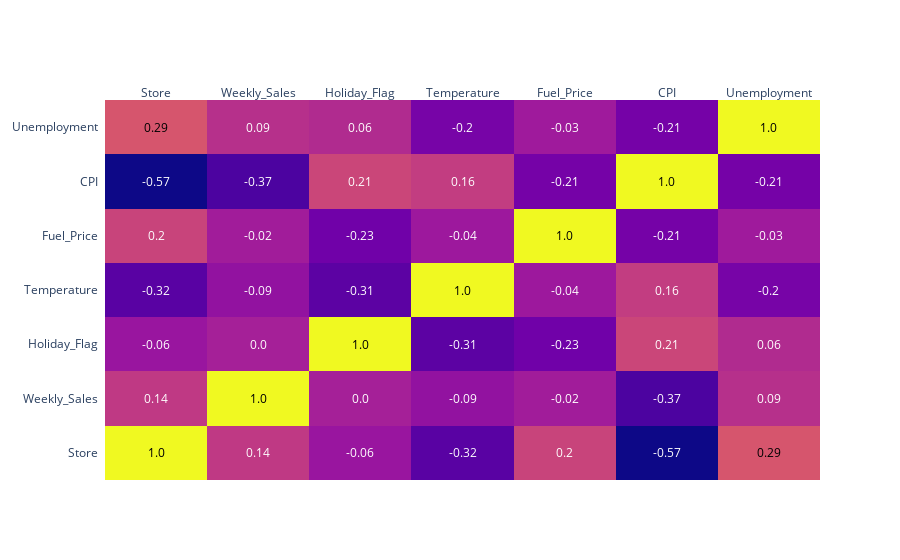

Here is the notebook cell this chart was saved with:
### Markdown cell above
On a bien réussi a enlever les outliers, selon leur définition.

### Code cell
# Correlation matrix
corr_matrix = data.corr().round(2)

import plotly.figure_factory as ff

fig = ff.create_annotated_heatmap(corr_matrix.values,
                                  x = corr_matrix.columns.tolist(),
                                  y = corr_matrix.index.tolist())


fig.show()

### Figure 1 — Plotly figure (JSON) as saved in the notebook; plotly's stock layout.template omitted (floating-point values rounded to 4 significant figures)
{"data": [{"colorscale": [[0, "#0d0887"], [0.1111, "#46039f"], [0.2222, "#7201a8"], [0.3333, "#9c179e"], [0.4444, "#bd3786"], [0.5556, "#d8576b"], [0.6667, "#ed7953"], [0.7778, "#fb9f3a"], [0.8889, "#fdca26"], [1, "#f0f921"]], "reversescale": false, "showscale": false, "type": "heatmap", "x": ["Store", "Weekly_Sales", "Holiday_Flag", "Temperature", "Fuel_Price", "CPI", "Unemployment"], "y": ["Store", "Weekly_Sales", "Holiday_Flag", "Temperature", "Fuel_Price", "CPI", "Unemployment"], "z": [[1, 0.14, -0.06, -0.32, 0.2, -0.57, 0.29], [0.14, 1, 0, -0.09, -0.02, -0.37, 0.09], [-0.06, 0, 1, -0.31, -0.23, 0.21, 0.06], [-0.32, -0.09, -0.31, 1, -0.04, 0.16, -0.2], [0.2, -0.02, -0.23, -0.04, 1, -0.21, -0.03], [-0.57, -0.37, 0.21, 0.16, -0.21, 1, -0.21], [0.29, 0.09, 0.06, -0.2, -0.03, -0.21, 1]]}], "layout": {"annotations": [{"font": {"color": "#000000"}, "showarrow": false, "text": "1.0", "x": "Store", "xref": "x", "y": "Store", "yref": "y"}, {"font": {"color": "#FFFFFF"}, "showarrow": false, "text": "0.14", "x": "Weekly_Sales", "xref": "x", "y": "Store", "yref": "y"}, {"font": {"color": "#FFFFFF"}, "showarrow": false, "text": "-0.06", "x": "Holiday_Flag", "xref": "x", "y": "Store", "yref": "y"}, {"font": {"color": "#FFFFFF"}, "showarrow": false, "text": "-0.32", "x": "Temperature", "xref": "x", "y": "Store", "yref": "y"}, {"font": {"color": "#FFFFFF"}, "showarrow": false, "text": "0.2", "x": "Fuel_Price", "xref": "x", "y": "Store", "yref": "y"}, {"font": {"color": "#FFFFFF"}, "showarrow": false, "text": "-0.57", "x": "CPI", "xref": "x", "y": "Store", "yref": "y"}, {"font": {"color": "#000000"}, "showarrow": false, "text": "0.29", "x": "Unemployment", "xref": "x", "y": "Store", "yref": "y"}, {"font": {"color": "#FFFFFF"}, "showarrow": false, "text": "0.14", "x": "Store", "xref": "x", "y": "Weekly_Sales", "yref": "y"}, {"font": {"color": "#000000"}, "showarrow": false, "text": "1.0", "x": "Weekly_Sales", "xref": "x", "y": "Weekly_Sales", "yref": "y"}, {"font": {"color": "#FFFFFF"}, "showarrow": false, "text": "0.0", "x": "Holiday_Flag", "xref": "x", "y": "Weekly_Sales", "yref": "y"}, {"font": {"color": "#FFFFFF"}, "showarrow": false, "text": "-0.09", "x": "Temperature", "xref": "x", "y": "Weekly_Sales", "yref": "y"}, {"font": {"color": "#FFFFFF"}, "showarrow": false, "text": "-0.02", "x": "Fuel_Price", "xref": "x", "y": "Weekly_Sales", "yref": "y"}, {"font": {"color": "#FFFFFF"}, "showarrow": false, "text": "-0.37", "x": "CPI", "xref": "x", "y": "Weekly_Sales", "yref": "y"}, {"font": {"color": "#FFFFFF"}, "showarrow": false, "text": "0.09", "x": "Unemployment", "xref": "x", "y": "Weekly_Sales", "yref": "y"}, {"font": {"color": "#FFFFFF"}, "showarrow": false, "text": "-0.06", "x": "Store", "xref": "x", "y": "Holiday_Flag", "yref": "y"}, {"font": {"color": "#FFFFFF"}, "showarrow": false, "text": "0.0", "x": "Weekly_Sales", "xref": "x", "y": "Holiday_Flag", "yref": "y"}, {"font": {"color": "#000000"}, "showarrow": false, "text": "1.0", "x": "Holiday_Flag", "xref": "x", "y": "Holiday_Flag", "yref": "y"}, {"font": {"color": "#FFFFFF"}, "showarrow": false, "text": "-0.31", "x": "Temperature", "xref": "x", "y": "Holiday_Flag", "yref": "y"}, {"font": {"color": "#FFFFFF"}, "showarrow": false, "text": "-0.23", "x": "Fuel_Price", "xref": "x", "y": "Holiday_Flag", "yref": "y"}, {"font": {"color": "#FFFFFF"}, "showarrow": false, "text": "0.21", "x": "CPI", "xref": "x", "y": "Holiday_Flag", "yref": "y"}, {"font": {"color": "#FFFFFF"}, "showarrow": false, "text": "0.06", "x": "Unemployment", "xref": "x", "y": "Holiday_Flag", "yref": "y"}, {"font": {"color": "#FFFFFF"}, "showarrow": false, "text": "-0.32", "x": "Store", "xref": "x", "y": "Temperature", "yref": "y"}, {"font": {"color": "#FFFFFF"}, "showarrow": false, "text": "-0.09", "x": "Weekly_Sales", "xref": "x", "y": "Temperature", "yref": "y"}, {"font": {"color": "#FFFFFF"}, "showarrow": false, "text": "-0.31", "x": "Holiday_Flag", "xref": "x", "y": "Temperature", "yref": "y"}, {"font": {"color": "#000000"}, "showarrow": false, "text": "1.0", "x": "Temperature", "xref": "x", "y": "Temperature", "yref": "y"}, {"font": {"color": "#FFFFFF"}, "showarrow": false, "text": "-0.04", "x": "Fuel_Price", "xref": "x", "y": "Temperature", "yref": "y"}, {"font": {"color": "#FFFFFF"}, "showarrow": false, "text": "0.16", "x": "CPI", "xref": "x", "y": "Temperature", "yref": "y"}, {"font": {"color": "#FFFFFF"}, "showarrow": false, "text": "-0.2", "x": "Unemployment", "xref": "x", "y": "Temperature", "yref": "y"}, {"font": {"color": "#FFFFFF"}, "showarrow": false, "text": "0.2", "x": "Store", "xref": "x", "y": "Fuel_Price", "yref": "y"}, {"font": {"color": "#FFFFFF"}, "showarrow": false, "text": "-0.02", "x": "Weekly_Sales", "xref": "x", "y": "Fuel_Price", "yref": "y"}, {"font": {"color": "#FFFFFF"}, "showarrow": false, "text": "-0.23", "x": "Holiday_Flag", "xref": "x", "y": "Fuel_Price", "yref": "y"}, {"font": {"color": "#FFFFFF"}, "showarrow": false, "text": "-0.04", "x": "Temperature", "xref": "x", "y": "Fuel_Price", "yref": "y"}, {"font": {"color": "#000000"}, "showarrow": false, "text": "1.0", "x": "Fuel_Price", "xref": "x", "y": "Fuel_Price", "yref": "y"}, {"font": {"color": "#FFFFFF"}, "showarrow": false, "text": "-0.21", "x": "CPI", "xref": "x", "y": "Fuel_Price", "yref": "y"}, {"font": {"color": "#FFFFFF"}, "showarrow": false, "text": "-0.03", "x": "Unemployment", "xref": "x", "y": "Fuel_Price", "yref": "y"}, {"font": {"color": "#FFFFFF"}, "showarrow": false, "text": "-0.57", "x": "Store", "xref": "x", "y": "CPI", "yref": "y"}, {"font": {"color": "#FFFFFF"}, "showarrow": false, "text": "-0.37", "x": "Weekly_Sales", "xref": "x", "y": "CPI", "yref": "y"}, {"font": {"color": "#FFFFFF"}, "showarrow": false, "text": "0.21", "x": "Holiday_Flag", "xref": "x", "y": "CPI", "yref": "y"}, {"font": {"color": "#FFFFFF"}, "showarrow": false, "text": "0.16", "x": "Temperature", "xref": "x", "y": "CPI", "yref": "y"}, {"font": {"color": "#FFFFFF"}, "showarrow": false, "text": "-0.21", "x": "Fuel_Price", "xref": "x", "y": "CPI", "yref": "y"}, {"font": {"color": "#000000"}, "showarrow": false, "text": "1.0", "x": "CPI", "xref": "x", "y": "CPI", "yref": "y"}, {"font": {"color": "#FFFFFF"}, "showarrow": false, "text": "-0.21", "x": "Unemployment", "xref": "x", "y": "CPI", "yref": "y"}, {"font": {"color": "#000000"}, "showarrow": false, "text": "0.29", "x": "Store", "xref": "x", "y": "Unemployment", "yref": "y"}, {"font": {"color": "#FFFFFF"}, "showarrow": false, "text": "0.09", "x": "Weekly_Sales", "xref": "x", "y": "Unemployment", "yref": "y"}, {"font": {"color": "#FFFFFF"}, "showarrow": false, "text": "0.06", "x": "Holiday_Flag", "xref": "x", "y": "Unemployment", "yref": "y"}, {"font": {"color": "#FFFFFF"}, "showarrow": false, "text": "-0.2", "x": "Temperature", "xref": "x", "y": "Unemployment", "yref": "y"}, {"font": {"color": "#FFFFFF"}, "showarrow": false, "text": "-0.03", "x": "Fuel_Price", "xref": "x", "y": "Unemployment", "yref": "y"}, {"font": {"color": "#FFFFFF"}, "showarrow": false, "text": "-0.21", "x": "CPI", "xref": "x", "y": "Unemployment", "yref": "y"}, {"font": {"color": "#000000"}, "showarrow": false, "text": "1.0", "x": "Unemployment", "xref": "x", "y": "Unemployment", "yref": "y"}], "xaxis": {"dtick": 1, "gridcolor": "rgb(0, 0, 0)", "side": "top", "ticks": ""}, "yaxis": {"dtick": 1, "ticks": "", "ticksuffix": "  "}}}
